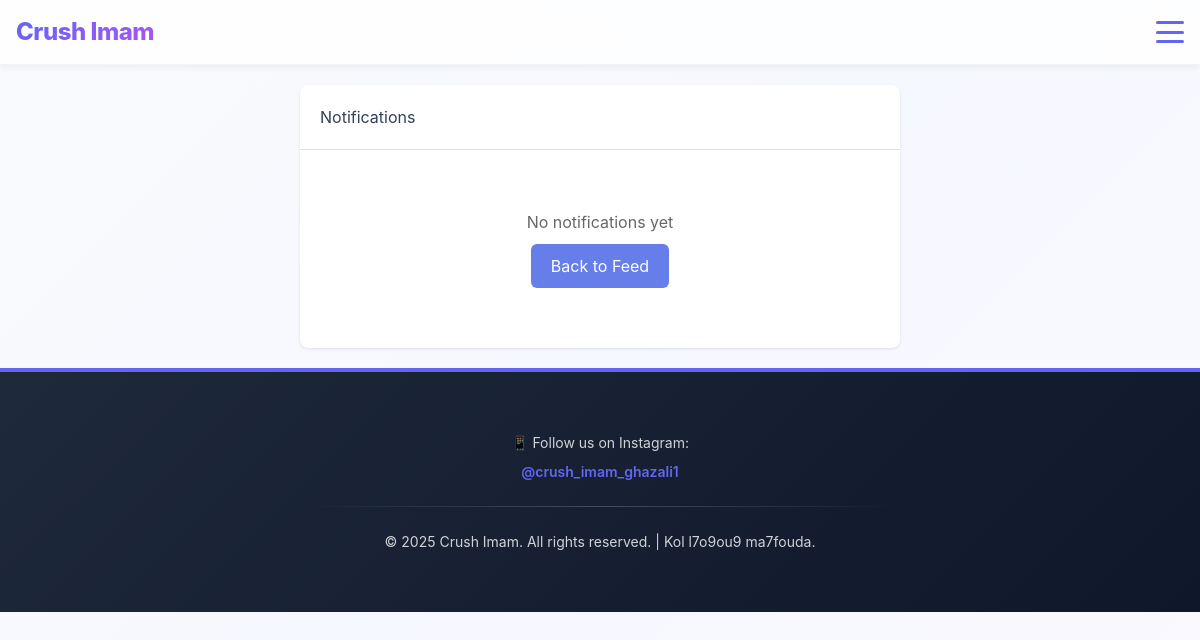
The app's page /social/notifications/ (signed in), older data.
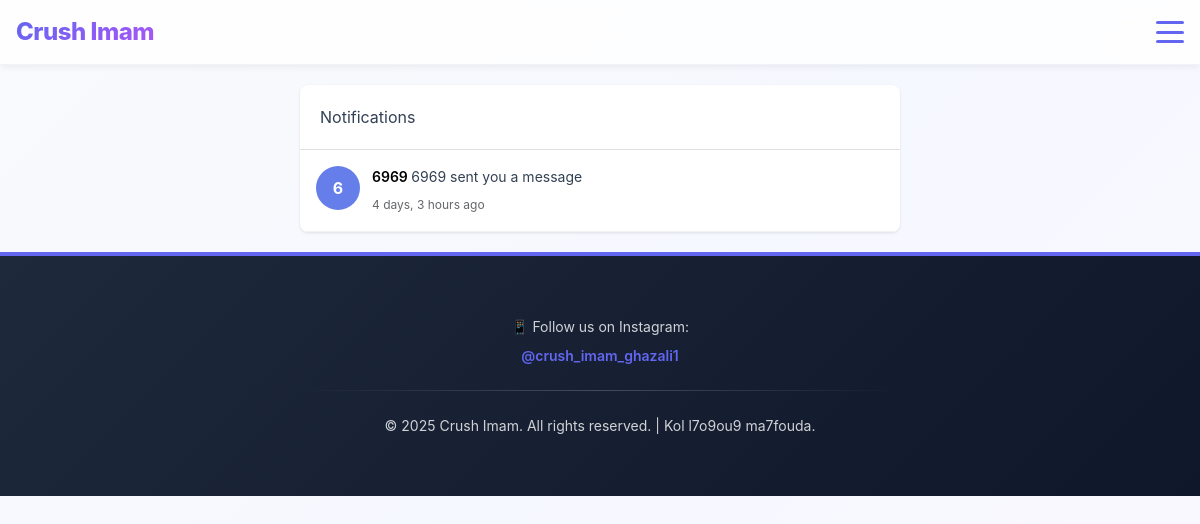
The same page, newer data.
### social/models.py (models this page shows, shortened)
class Notification(models.Model):
    NOTIFICATION_TYPES = [
        ('like', 'Like'),
        ('comment', 'Comment'),
        ('follow', 'Follow'),
        ('message', 'Message'),
        ('mention', 'Mention'),
        ('story_view', 'Story View'),
    ]
    id = models.UUIDField(primary_key=True, default=uuid.uuid4, editable=False)
    recipient = models.ForeignKey(User, on_delete=models.CASCADE, related_name='notifications')
    actor = models.ForeignKey(User, on_delete=models.CASCADE, related_name='actions')
    notification_type = models.CharField(max_length=20, choices=NOTIFICATION_TYPES)
    post = models.ForeignKey(Post, on_delete=models.CASCADE, null=True, blank=True)
    comment = models.ForeignKey(Comment, on_delete=models.CASCADE, null=True, blank=True)
    message = models.ForeignKey(DirectMessage, on_delete=models.CASCADE, null=True, blank=True)
    story = models.ForeignKey(Story, on_delete=models.CASCADE, null=True, blank=True)
    text = models.CharField(max_length=255)  # Notification description
    is_read = models.BooleanField(default=False)
    created_at = models.DateTimeField(auto_now_add=True)
    class Meta:
        ordering = ['-created_at']
        indexes = [
            models.Index(fields=['recipient', '-created_at']),
        ]

### social/views.py (the view)
# urls.py: path('notifications/', views.notifications_view, name='notifications'),
@login_required
def notifications_view(request):
    notifications = Notification.objects.filter(
        recipient=request.user
    ).select_related('actor', 'post', 'comment', 'message').order_by('-created_at')
    paginator = Paginator(notifications, 20)
    page_number = request.GET.get('page')
    page_obj = paginator.get_page(page_number)
    unread = Notification.objects.filter(recipient=request.user, is_read=False)
    unread.update(is_read=True)
    return render(request, 'social/notifications.html', {
        'page_obj': page_obj,
        'notifications': page_obj.object_list,
    })

### templates/social/notifications.html (shortened to what this page needs)
{% extends "crushimam/base.html" %}
{% block content %}
<div class="notifications-container" style="max-width: 600px; margin: 20px auto;">
    <div class="notifications-card" style="background: white; border-radius: 8px; box-shadow: 0 1px 3px rgba(0,0,0,0.1); overflow: hidden;">
        <h2 style="padding: 20px; margin: 0; border-bottom: 1px solid #e0e0e0;">Notifications</h2>
        {% if notifications %}
            <div class="notifications-list">
                {% for notification in notifications %}
                <div class="notification-item" style="padding: 16px; border-bottom: 1px solid #f0f2f5; display: flex; gap: 12px; align-items: flex-start;">
                    <div class="notification-avatar" style="width: 44px; height: 44px; border-radius: 50%; overflow: hidden; flex-shrink: 0;">
                        {% if notification.actor.social_profile.profile_picture %}
                            <img src="{{ notification.actor.social_profile.profile_picture.url }}" alt="{{ notification.actor.username }}" style="width: 100%; height: 100%; object-fit: cover;">
                        {% else %}
                            <div style="width: 100%; height: 100%; display: flex; align-items: center; justify-content: center; background: #667eea; color: white; font-weight: bold;">
                                {{ notification.actor.username|first|upper }}
                            </div>
                        {% endif %}
                    </div>
                    <div style="flex: 1;">
                        <p style="margin: 0 0 4px 0; font-size: 14px;">
                            <a href="{% url 'social:profile' notification.actor.username %}" style="text-decoration: none; color: #000; font-weight: 600;">
                                {{ notification.actor.username }}
                            </a>
                            {{ notification.text }}
                        </p>
                        <small style="color: #65676b; font-size: 12px;">{{ notification.created_at|timesince }} ago</small>
                    </div>
                </div>
                {% endfor %}
            </div>
        {% else %}
            <div style="text-align: center; padding: 60px 20px; color: #65676b;">
                <p>No notifications yet</p>
                <a href="{% url 'social:feed' %}" style="display: inline-block; padding: 10px 20px; background: #667eea; color: white; border-radius: 6px; text-decoration: none; margin-top: 10px;">Back to Feed</a>
            </div>
        {% endif %}
    </div>
</div>
{% endblock %}

Row changes from the older to the newer data that the page shows:
added Notification: actor.username|first "6", actor.username "6969", text "6969 sent you a message", created_at "4 days, 3 hours"
Text that changed along with them:
text no longer shown: "No notifications yet Back to Feed"
